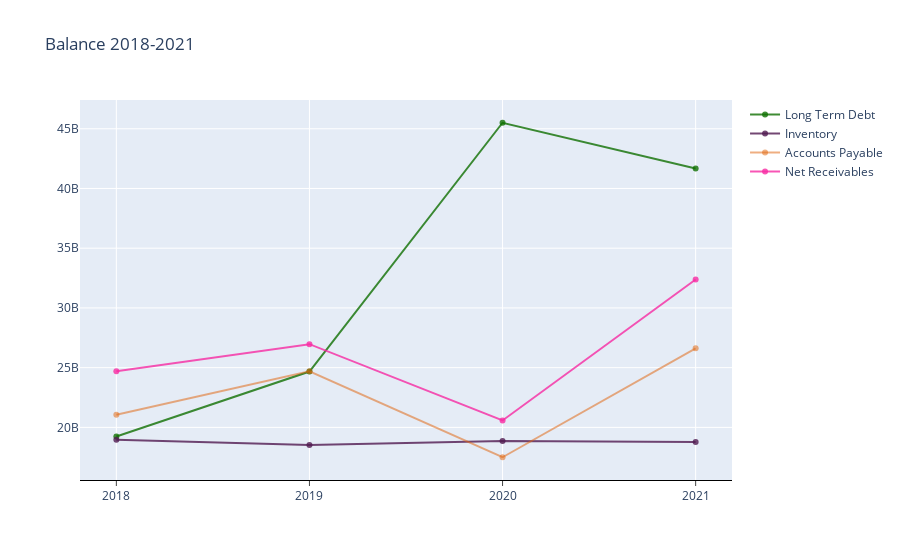

The code cell stored with this chart in its notebook:
### Code cell
# Long Term Debt
# Inventory  
# Accounts Payable   
# Net Receivables
trace1 = go.Scatter(
    x=['2018', '2019', '2020', '2021'],
    y=convert_balance['Long Term Debt'],
    mode='lines+markers',
    name='Long Term Debt',
    marker=dict(color='rgba(16, 112, 2, 0.8)'),
)
trace2 = go.Scatter(
    x=['2018', '2019', '2020', '2021'],
    y=convert_balance['Inventory'],
    mode='lines+markers',
    name='Inventory',
    marker=dict(color='rgba(80, 26, 80, 0.8)'),
)
trace3 = go.Scatter(
    x=['2018', '2019', '2020', '2021'],
    y=convert_balance['Accounts Payable'],
    mode='lines+markers',
    name='Accounts Payable',
    marker=dict(color='rgba(225, 103, 17, 0.53)'),
)
trace4 = go.Scatter(
    x=['2018', '2019', '2020', '2021'],
    y=convert_balance['Net Receivables'],
    mode='lines+markers',
    name='Net Receivables',
    marker=dict(color='rgba(247, 43, 163, 0.8)'),
)
data = [trace1, trace2, trace3, trace4]
layout = dict(
    title='Balance 2018-2021',
    xaxis=dict( 
        ticks='outside', ticklen=5, 
        zeroline=True, linewidth=1, linecolor='black'
        ))
fig = dict(data=data, layout=layout)            
py.iplot(fig)

### Figure 1 — Plotly figure (JSON) as saved in the notebook; plotly's stock layout.template omitted (floating-point values rounded to 4 significant figures)
{"data": [{"marker": {"color": "rgba(16, 112, 2, 0.8)"}, "mode": "lines+markers", "name": "Long Term Debt", "type": "scatter", "x": ["2018", "2019", "2020", "2021"], "y": [19235000000, 24672000000, 45502000000, 41667000000]}, {"marker": {"color": "rgba(80, 26, 80, 0.8)"}, "mode": "lines+markers", "name": "Inventory", "type": "scatter", "x": ["2018", "2019", "2020", "2021"], "y": [18958000000, 18528000000, 18850000000, 18780000000]}, {"marker": {"color": "rgba(225, 103, 17, 0.53)"}, "mode": "lines+markers", "name": "Accounts Payable", "type": "scatter", "x": ["2018", "2019", "2020", "2021"], "y": [21063000000, 24694000000, 17499000000, 26623000000]}, {"marker": {"color": "rgba(247, 43, 163, 0.8)"}, "mode": "lines+markers", "name": "Net Receivables", "type": "scatter", "x": ["2018", "2019", "2020", "2021"], "y": [24701000000, 26966000000, 20581000000, 32383000000]}], "layout": {"title": {"text": "Balance 2018-2021"}, "xaxis": {"linecolor": "black", "linewidth": 1, "ticklen": 5, "ticks": "outside", "zeroline": true}}}
